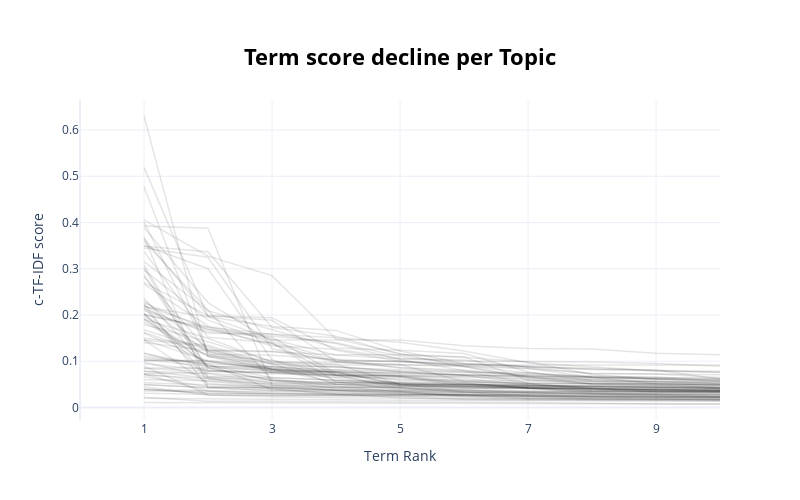

The notebook cell saved with this chart:
### Code cell
model.visualize_term_rank()

### Figure 1 — Plotly figure (JSON) as saved in the notebook; plotly's stock layout.template omitted (floating-point values rounded to 4 significant figures)
{"data": [{"hovertext": "<b>Topic -1</b>:science_data_for_intellence_is_art", "line": {"color": "black", "width": 1.5}, "mode": "lines+lines", "name": "", "opacity": 0.1, "type": "scatter", "x": [1, 2, 3, 4, 5, 6, 7, 8, 9, 10], "y": [0.0106, 0.01006, 0.009423, 0.009315, 0.0091, 0.008876, 0.00862, 0.007984, 0.007819, 0.007403]}, {"hovertext": "<b>Topic 0</b>:quantum_it_unrstandi_technologiquan", "line": {"color": "black", "width": 1.5}, "mode": "lines+lines", "name": "", "opacity": 0.1, "type": "scatter", "x": [1, 2, 3, 4, 5, 6, 7, 8, 9, 10], "y": [0.02192, 0.01333, 0.01327, 0.01208, 0.01153, 0.011, 0.01086, 0.008715, 0.007579, 0.007545]}, {"hovertext": "<b>Topic 1</b>:guru_la_sia_mete_ore_amo_di_sg_or_m", "line": {"color": "black", "width": 1.5}, "mode": "lines+lines", "name": "", "opacity": 0.1, "type": "scatter", "x": [1, 2, 3, 4, 5, 6, 7, 8, 9, 10], "y": [0.07392, 0.07333, 0.05292, 0.04953, 0.0493, 0.04907, 0.04519, 0.04494, 0.04277, 0.04063]}, {"hovertext": "<b>Topic 2</b>:data_science_analytics_publicatuary", "line": {"color": "black", "width": 1.5}, "mode": "lines+lines", "name": "", "opacity": 0.1, "type": "scatter", "x": [1, 2, 3, 4, 5, 6, 7, 8, 9, 10], "y": [0.146, 0.05184, 0.04074, 0.02814, 0.02716, 0.0256, 0.02531, 0.02221, 0.02063, 0.01981]}, {"hovertext": "<b>Topic 3</b>:mister_rei_for_furtr_to_tqm_is_chur", "line": {"color": "black", "width": 1.5}, "mode": "lines+lines", "name": "", "opacity": 0.1, "type": "scatter", "x": [1, 2, 3, 4, 5, 6, 7, 8, 9, 10], "y": [0.03869, 0.03656, 0.031, 0.02838, 0.02821, 0.02711, 0.02651, 0.02634, 0.02569, 0.02434]}, {"hovertext": "<b>Topic 4</b>:lea_proof_by_cp_suppose_zd_since_uk", "line": {"color": "black", "width": 1.5}, "mode": "lines+lines", "name": "", "opacity": 0.1, "type": "scatter", "x": [1, 2, 3, 4, 5, 6, 7, 8, 9, 10], "y": [0.2367, 0.0861, 0.05778, 0.05451, 0.05101, 0.04247, 0.04143, 0.03469, 0.03382, 0.03348]}, {"hovertext": "<b>Topic 5</b>:nce_articial_intellence_ag_for_xm_i", "line": {"color": "black", "width": 1.5}, "mode": "lines+lines", "name": "", "opacity": 0.1, "type": "scatter", "x": [1, 2, 3, 4, 5, 6, 7, 8, 9, 10], "y": [0.04892, 0.04384, 0.04302, 0.03692, 0.03569, 0.0339, 0.02445, 0.02372, 0.02195, 0.02132]}, {"hovertext": "<b>Topic 6</b>:trefore_tre_fam_for_reg_that_by_not", "line": {"color": "black", "width": 1.5}, "mode": "lines+lines", "name": "", "opacity": 0.1, "type": "scatter", "x": [1, 2, 3, 4, 5, 6, 7, 8, 9, 10], "y": [0.1106, 0.09379, 0.03827, 0.03176, 0.02815, 0.02773, 0.02729, 0.02437, 0.02297, 0.02265]}, {"hovertext": "<b>Topic 7</b>:citatns_opus_topic_uter_matmatics_s", "line": {"color": "black", "width": 1.5}, "mode": "lines+lines", "name": "", "opacity": 0.1, "type": "scatter", "x": [1, 2, 3, 4, 5, 6, 7, 8, 9, 10], "y": [0.07052, 0.06187, 0.05129, 0.0501, 0.04512, 0.04502, 0.043, 0.03575, 0.03527, 0.03479]}, {"hovertext": "<b>Topic 8</b>:security_oud_no_cyber_yno_secure_pr", "line": {"color": "black", "width": 1.5}, "mode": "lines+lines", "name": "", "opacity": 0.1, "type": "scatter", "x": [1, 2, 3, 4, 5, 6, 7, 8, 9, 10], "y": [0.0788, 0.06389, 0.048, 0.04591, 0.03439, 0.02279, 0.01895, 0.01732, 0.01731, 0.01653]}, {"hovertext": "<b>Topic 9</b>:uter_science_iteria_partment_ethics", "line": {"color": "black", "width": 1.5}, "mode": "lines+lines", "name": "", "opacity": 0.1, "type": "scatter", "x": [1, 2, 3, 4, 5, 6, 7, 8, 9, 10], "y": [0.0662, 0.04459, 0.04103, 0.03758, 0.03266, 0.02815, 0.02779, 0.02707, 0.0258, 0.02181]}, {"hovertext": "<b>Topic 10</b>:ys_wa_proc_ph_sci_rev_cm_li_ed_put", "line": {"color": "black", "width": 1.5}, "mode": "lines+lines", "name": "", "opacity": 0.1, "type": "scatter", "x": [1, 2, 3, 4, 5, 6, 7, 8, 9, 10], "y": [0.01996, 0.01831, 0.01787, 0.01653, 0.01549, 0.01489, 0.0142, 0.01413, 0.0141, 0.01397]}, {"hovertext": "<b>Topic 11</b>:torem_conjeure_ramsay_zp_ob_for_ro", "line": {"color": "black", "width": 1.5}, "mode": "lines+lines", "name": "", "opacity": 0.1, "type": "scatter", "x": [1, 2, 3, 4, 5, 6, 7, 8, 9, 10], "y": [0.2237, 0.04327, 0.03586, 0.03521, 0.03219, 0.03171, 0.02969, 0.02929, 0.02929, 0.02771]}, {"hovertext": "<b>Topic 12</b>:learni_machine_speive_teachi_ypto_", "line": {"color": "black", "width": 1.5}, "mode": "lines+lines", "name": "", "opacity": 0.1, "type": "scatter", "x": [1, 2, 3, 4, 5, 6, 7, 8, 9, 10], "y": [0.07176, 0.03509, 0.03485, 0.03113, 0.02992, 0.02684, 0.01925, 0.01911, 0.01888, 0.01638]}, {"hovertext": "<b>Topic 13</b>:coahow_coalab_worki_pa_no_kay_scie", "line": {"color": "black", "width": 1.5}, "mode": "lines+lines", "name": "", "opacity": 0.1, "type": "scatter", "x": [1, 2, 3, 4, 5, 6, 7, 8, 9, 10], "y": [0.1014, 0.1014, 0.08902, 0.07505, 0.04875, 0.04242, 0.04141, 0.03052, 0.02841, 0.02437]}, {"hovertext": "<b>Topic 14</b>:grd_las_linear_logic_gamlogic_gi_s", "line": {"color": "black", "width": 1.5}, "mode": "lines+lines", "name": "", "opacity": 0.1, "type": "scatter", "x": [1, 2, 3, 4, 5, 6, 7, 8, 9, 10], "y": [0.1068, 0.0947, 0.08766, 0.08081, 0.07158, 0.06935, 0.06836, 0.06532, 0.05137, 0.04878]}, {"hovertext": "<b>Topic 15</b>:ifamous_suppose_sitse_latex_dun_hu", "line": {"color": "black", "width": 1.5}, "mode": "lines+lines", "name": "", "opacity": 0.1, "type": "scatter", "x": [1, 2, 3, 4, 5, 6, 7, 8, 9, 10], "y": [0.2668, 0.1761, 0.1458, 0.1458, 0.1458, 0.1334, 0.1275, 0.1262, 0.117, 0.1138]}, {"hovertext": "<b>Topic 16</b>:tnal_giant_science_thinki_papa_mic", "line": {"color": "black", "width": 1.5}, "mode": "lines+lines", "name": "", "opacity": 0.1, "type": "scatter", "x": [1, 2, 3, 4, 5, 6, 7, 8, 9, 10], "y": [0.04496, 0.02618, 0.02326, 0.02086, 0.02011, 0.01918, 0.01911, 0.01809, 0.01668, 0.01597]}, {"hovertext": "<b>Topic 17</b>:logic_uter_matmatical_mler_algebra", "line": {"color": "black", "width": 1.5}, "mode": "lines+lines", "name": "", "opacity": 0.1, "type": "scatter", "x": [1, 2, 3, 4, 5, 6, 7, 8, 9, 10], "y": [0.08942, 0.02692, 0.02594, 0.02437, 0.02398, 0.0189, 0.01866, 0.01796, 0.01783, 0.01744]}, {"hovertext": "<b>Topic 18</b>:bob_alice_bell_had_mark_walsh_hm_h", "line": {"color": "black", "width": 1.5}, "mode": "lines+lines", "name": "", "opacity": 0.1, "type": "scatter", "x": [1, 2, 3, 4, 5, 6, 7, 8, 9, 10], "y": [0.3448, 0.3248, 0.1268, 0.09813, 0.09287, 0.05609, 0.04814, 0.04722, 0.04369, 0.04277]}, {"hovertext": "<b>Topic 19</b>:boo_halt_seq_fu_time_poly_to_const", "line": {"color": "black", "width": 1.5}, "mode": "lines+lines", "name": "", "opacity": 0.1, "type": "scatter", "x": [1, 2, 3, 4, 5, 6, 7, 8, 9, 10], "y": [0.3155, 0.2092, 0.1681, 0.1286, 0.1238, 0.1164, 0.07674, 0.05763, 0.05742, 0.05081]}, {"hovertext": "<b>Topic 20</b>:proposit_pi_is_iy_ix_propositis_be", "line": {"color": "black", "width": 1.5}, "mode": "lines+lines", "name": "", "opacity": 0.1, "type": "scatter", "x": [1, 2, 3, 4, 5, 6, 7, 8, 9, 10], "y": [0.2869, 0.08577, 0.0803, 0.06437, 0.04765, 0.04693, 0.04191, 0.04165, 0.03703, 0.03566]}, {"hovertext": "<b>Topic 21</b>:scar_ht_schoer_dfrac_berg_scartdiu", "line": {"color": "black", "width": 1.5}, "mode": "lines+lines", "name": "", "opacity": 0.1, "type": "scatter", "x": [1, 2, 3, 4, 5, 6, 7, 8, 9, 10], "y": [0.2029, 0.06207, 0.04361, 0.04331, 0.04215, 0.03744, 0.03122, 0.02927, 0.02808, 0.02716]}, {"hovertext": "<b>Topic 22</b>:gbert_tx_tenth_catc_bert_suppose_m", "line": {"color": "black", "width": 1.5}, "mode": "lines+lines", "name": "", "opacity": 0.1, "type": "scatter", "x": [1, 2, 3, 4, 5, 6, 7, 8, 9, 10], "y": [0.3681, 0.04466, 0.04233, 0.03873, 0.0381, 0.0362, 0.03477, 0.03303, 0.03227, 0.03083]}, {"hovertext": "<b>Topic 23</b>:se_sele_fm_css_adic_equivalently_a", "line": {"color": "black", "width": 1.5}, "mode": "lines+lines", "name": "", "opacity": 0.1, "type": "scatter", "x": [1, 2, 3, 4, 5, 6, 7, 8, 9, 10], "y": [0.1029, 0.08918, 0.07862, 0.07618, 0.05023, 0.04883, 0.04573, 0.0445, 0.04164, 0.04102]}, {"hovertext": "<b>Topic 24</b>:wad_snor_ge_wagner_hirc_bore_and_r", "line": {"color": "black", "width": 1.5}, "mode": "lines+lines", "name": "", "opacity": 0.1, "type": "scatter", "x": [1, 2, 3, 4, 5, 6, 7, 8, 9, 10], "y": [0.2094, 0.1644, 0.1516, 0.0735, 0.0665, 0.05497, 0.05162, 0.04114, 0.03945, 0.03722]}, {"hovertext": "<b>Topic 25</b>:llo_greeti_kal_world_nina_transfor", "line": {"color": "black", "width": 1.5}, "mode": "lines+lines", "name": "", "opacity": 0.1, "type": "scatter", "x": [1, 2, 3, 4, 5, 6, 7, 8, 9, 10], "y": [0.2265, 0.1683, 0.1545, 0.14, 0.1106, 0.09441, 0.08859, 0.08244, 0.08092, 0.06112]}, {"hovertext": "<b>Topic 26</b>:iham_educator_science_khaki_pt_ed_", "line": {"color": "black", "width": 1.5}, "mode": "lines+lines", "name": "", "opacity": 0.1, "type": "scatter", "x": [1, 2, 3, 4, 5, 6, 7, 8, 9, 10], "y": [0.03576, 0.03518, 0.02806, 0.02638, 0.02443, 0.0225, 0.02045, 0.02012, 0.01895, 0.01882]}, {"hovertext": "<b>Topic 27</b>:alta_kirchner_isabelle_zelog_paleo", "line": {"color": "black", "width": 1.5}, "mode": "lines+lines", "name": "", "opacity": 0.1, "type": "scatter", "x": [1, 2, 3, 4, 5, 6, 7, 8, 9, 10], "y": [0.08402, 0.07829, 0.07486, 0.06964, 0.06805, 0.0658, 0.05999, 0.05052, 0.04856, 0.04855]}, {"hovertext": "<b>Topic 28</b>:hate_speedata_addressi_fortuna_zam", "line": {"color": "black", "width": 1.5}, "mode": "lines+lines", "name": "", "opacity": 0.1, "type": "scatter", "x": [1, 2, 3, 4, 5, 6, 7, 8, 9, 10], "y": [0.1897, 0.1117, 0.1023, 0.058, 0.04983, 0.04927, 0.04791, 0.04716, 0.04559, 0.04504]}, {"hovertext": "<b>Topic 29</b>:max_tribe_network_eldwork_trust_ep", "line": {"color": "black", "width": 1.5}, "mode": "lines+lines", "name": "", "opacity": 0.1, "type": "scatter", "x": [1, 2, 3, 4, 5, 6, 7, 8, 9, 10], "y": [0.1162, 0.09032, 0.08289, 0.0774, 0.07493, 0.07043, 0.06974, 0.06548, 0.06131, 0.05754]}, {"hovertext": "<b>Topic 30</b>:graph_cell_cour_neural_materials_n", "line": {"color": "black", "width": 1.5}, "mode": "lines+lines", "name": "", "opacity": 0.1, "type": "scatter", "x": [1, 2, 3, 4, 5, 6, 7, 8, 9, 10], "y": [0.05984, 0.05791, 0.04999, 0.04329, 0.04297, 0.03343, 0.03297, 0.02895, 0.02544, 0.02457]}, {"hovertext": "<b>Topic 31</b>:jj_ii_nk_jg_is_nj_ik_ris_and_ij", "line": {"color": "black", "width": 1.5}, "mode": "lines+lines", "name": "", "opacity": 0.1, "type": "scatter", "x": [1, 2, 3, 4, 5, 6, 7, 8, 9, 10], "y": [0.2703, 0.198, 0.1938, 0.1236, 0.1001, 0.09298, 0.08461, 0.06509, 0.06226, 0.05627]}, {"hovertext": "<b>Topic 32</b>:nest_mona_just_true_free_traci_con", "line": {"color": "black", "width": 1.5}, "mode": "lines+lines", "name": "", "opacity": 0.1, "type": "scatter", "x": [1, 2, 3, 4, 5, 6, 7, 8, 9, 10], "y": [0.3889, 0.2269, 0.1421, 0.1045, 0.09819, 0.0945, 0.08719, 0.08224, 0.07933, 0.07838]}, {"hovertext": "<b>Topic 33</b>:lz_ry_rz_cz_ez_ly_next_tis_olz_tre", "line": {"color": "black", "width": 1.5}, "mode": "lines+lines", "name": "", "opacity": 0.1, "type": "scatter", "x": [1, 2, 3, 4, 5, 6, 7, 8, 9, 10], "y": [0.4055, 0.3272, 0.2851, 0.1482, 0.1165, 0.08787, 0.06433, 0.05091, 0.04851, 0.04149]}, {"hovertext": "<b>Topic 34</b>:mass_college_counity_transfer_acam", "line": {"color": "black", "width": 1.5}, "mode": "lines+lines", "name": "", "opacity": 0.1, "type": "scatter", "x": [1, 2, 3, 4, 5, 6, 7, 8, 9, 10], "y": [0.09448, 0.08115, 0.07617, 0.07572, 0.07441, 0.07068, 0.0671, 0.05114, 0.04704, 0.04413]}, {"hovertext": "<b>Topic 35</b>:si_sier_ro_and_wagner_nally_tium_e", "line": {"color": "black", "width": 1.5}, "mode": "lines+lines", "name": "", "opacity": 0.1, "type": "scatter", "x": [1, 2, 3, 4, 5, 6, 7, 8, 9, 10], "y": [0.2971, 0.1889, 0.1389, 0.05534, 0.03828, 0.03604, 0.03444, 0.03444, 0.03444, 0.03444]}, {"hovertext": "<b>Topic 36</b>:online_intellence_learni_articial_", "line": {"color": "black", "width": 1.5}, "mode": "lines+lines", "name": "", "opacity": 0.1, "type": "scatter", "x": [1, 2, 3, 4, 5, 6, 7, 8, 9, 10], "y": [0.03878, 0.03132, 0.02993, 0.02923, 0.02092, 0.01733, 0.01617, 0.01469, 0.01424, 0.01383]}, {"hovertext": "<b>Topic 37</b>:obj_hunt_abstra_st_moli_go_abs_kau", "line": {"color": "black", "width": 1.5}, "mode": "lines+lines", "name": "", "opacity": 0.1, "type": "scatter", "x": [1, 2, 3, 4, 5, 6, 7, 8, 9, 10], "y": [0.1461, 0.1005, 0.08277, 0.07728, 0.06653, 0.04596, 0.04544, 0.03778, 0.03586, 0.03355]}, {"hovertext": "<b>Topic 38</b>:gj_record_oatnal_pennt_semantics_r", "line": {"color": "black", "width": 1.5}, "mode": "lines+lines", "name": "", "opacity": 0.1, "type": "scatter", "x": [1, 2, 3, 4, 5, 6, 7, 8, 9, 10], "y": [0.6304, 0.1094, 0.09423, 0.08643, 0.08146, 0.07615, 0.07155, 0.0679, 0.06396, 0.06218]}, {"hovertext": "<b>Topic 39</b>:hub_symbolic_tsoftware_software_re", "line": {"color": "black", "width": 1.5}, "mode": "lines+lines", "name": "", "opacity": 0.1, "type": "scatter", "x": [1, 2, 3, 4, 5, 6, 7, 8, 9, 10], "y": [0.3076, 0.07938, 0.07475, 0.06508, 0.06428, 0.05289, 0.04143, 0.03509, 0.03476, 0.03403]}, {"hovertext": "<b>Topic 40</b>:sub_mod_ns_star_cosub_comod_subst_", "line": {"color": "black", "width": 1.5}, "mode": "lines+lines", "name": "", "opacity": 0.1, "type": "scatter", "x": [1, 2, 3, 4, 5, 6, 7, 8, 9, 10], "y": [0.3487, 0.3369, 0.1729, 0.1542, 0.1147, 0.1093, 0.05855, 0.05741, 0.05437, 0.04639]}, {"hovertext": "<b>Topic 41</b>:statistics_data_science_journal_co", "line": {"color": "black", "width": 1.5}, "mode": "lines+lines", "name": "", "opacity": 0.1, "type": "scatter", "x": [1, 2, 3, 4, 5, 6, 7, 8, 9, 10], "y": [0.09815, 0.06513, 0.05888, 0.04106, 0.03592, 0.0299, 0.02749, 0.02357, 0.02353, 0.023]}, {"hovertext": "<b>Topic 42</b>:stunts_color_narrative_goals_tutor", "line": {"color": "black", "width": 1.5}, "mode": "lines+lines", "name": "", "opacity": 0.1, "type": "scatter", "x": [1, 2, 3, 4, 5, 6, 7, 8, 9, 10], "y": [0.2827, 0.122, 0.08187, 0.06853, 0.06711, 0.05805, 0.05128, 0.03979, 0.03939, 0.03851]}, {"hovertext": "<b>Topic 43</b>:numbers_ins_tre_ibut_arithmetic_by", "line": {"color": "black", "width": 1.5}, "mode": "lines+lines", "name": "", "opacity": 0.1, "type": "scatter", "x": [1, 2, 3, 4, 5, 6, 7, 8, 9, 10], "y": [0.07824, 0.07425, 0.06199, 0.04589, 0.04547, 0.04232, 0.04218, 0.03913, 0.03344, 0.03259]}, {"hovertext": "<b>Topic 44</b>:conference_journal_sapplicatsmall_", "line": {"color": "black", "width": 1.5}, "mode": "lines+lines", "name": "", "opacity": 0.1, "type": "scatter", "x": [1, 2, 3, 4, 5, 6, 7, 8, 9, 10], "y": [0.03063, 0.02816, 0.02577, 0.02577, 0.02577, 0.02571, 0.02382, 0.01831, 0.01693, 0.01663]}, {"hovertext": "<b>Topic 45</b>:rule_iat_calculus_step_or_case_his", "line": {"color": "black", "width": 1.5}, "mode": "lines+lines", "name": "", "opacity": 0.1, "type": "scatter", "x": [1, 2, 3, 4, 5, 6, 7, 8, 9, 10], "y": [0.3661, 0.1981, 0.1885, 0.1003, 0.09976, 0.0891, 0.08345, 0.07372, 0.07237, 0.06477]}, {"hovertext": "<b>Topic 46</b>:fs_torem_is_mis_proof_fx_nnk_mnt_m", "line": {"color": "black", "width": 1.5}, "mode": "lines+lines", "name": "", "opacity": 0.1, "type": "scatter", "x": [1, 2, 3, 4, 5, 6, 7, 8, 9, 10], "y": [0.1792, 0.1422, 0.09944, 0.0936, 0.05017, 0.03468, 0.03281, 0.03147, 0.03144, 0.03135]}, {"hovertext": "<b>Topic 47</b>:rank_page_authorship_largest_uster", "line": {"color": "black", "width": 1.5}, "mode": "lines+lines", "name": "", "opacity": 0.1, "type": "scatter", "x": [1, 2, 3, 4, 5, 6, 7, 8, 9, 10], "y": [0.2303, 0.1281, 0.08272, 0.07121, 0.0693, 0.06738, 0.06227, 0.06112, 0.0568, 0.05086]}, {"hovertext": "<b>Topic 48</b>:iit_rant_ps_cons_ns_try_marked_emp", "line": {"color": "black", "width": 1.5}, "mode": "lines+lines", "name": "", "opacity": 0.1, "type": "scatter", "x": [1, 2, 3, 4, 5, 6, 7, 8, 9, 10], "y": [0.2002, 0.1737, 0.1335, 0.1257, 0.1057, 0.1026, 0.08677, 0.07289, 0.07231, 0.07076]}, {"hovertext": "<b>Topic 49</b>:gs_lens_table_ttable_watchi_velopi", "line": {"color": "black", "width": 1.5}, "mode": "lines+lines", "name": "", "opacity": 0.1, "type": "scatter", "x": [1, 2, 3, 4, 5, 6, 7, 8, 9, 10], "y": [0.1183, 0.07905, 0.07263, 0.07008, 0.04068, 0.03771, 0.03579, 0.03523, 0.03406, 0.03371]}, {"hovertext": "<b>Topic 50</b>:trefore_proposit_fa_consir_proof_b", "line": {"color": "black", "width": 1.5}, "mode": "lines+lines", "name": "", "opacity": 0.1, "type": "scatter", "x": [1, 2, 3, 4, 5, 6, 7, 8, 9, 10], "y": [0.2173, 0.1959, 0.1753, 0.1666, 0.1219, 0.0951, 0.0887, 0.08497, 0.08102, 0.07582]}, {"hovertext": "<b>Topic 51</b>:rm_valence_uni_is_sets_axm_ku_vec_", "line": {"color": "black", "width": 1.5}, "mode": "lines+lines", "name": "", "opacity": 0.1, "type": "scatter", "x": [1, 2, 3, 4, 5, 6, 7, 8, 9, 10], "y": [0.1624, 0.1134, 0.0819, 0.05446, 0.05353, 0.05134, 0.0472, 0.04481, 0.04433, 0.04246]}, {"hovertext": "<b>Topic 52</b>:calornia_supplement_icalornia_page", "line": {"color": "black", "width": 1.5}, "mode": "lines+lines", "name": "", "opacity": 0.1, "type": "scatter", "x": [1, 2, 3, 4, 5, 6, 7, 8, 9, 10], "y": [0.3016, 0.0675, 0.0649, 0.05885, 0.05555, 0.05281, 0.04262, 0.04137, 0.03753, 0.03659]}, {"hovertext": "<b>Topic 53</b>:opponent_player_play_iplayer_to_an", "line": {"color": "black", "width": 1.5}, "mode": "lines+lines", "name": "", "opacity": 0.1, "type": "scatter", "x": [1, 2, 3, 4, 5, 6, 7, 8, 9, 10], "y": [0.3925, 0.3875, 0.04733, 0.0376, 0.03527, 0.0326, 0.03027, 0.0287, 0.02857, 0.0284]}, {"hovertext": "<b>Topic 54</b>:proceedis_conference_internatnal_t", "line": {"color": "black", "width": 1.5}, "mode": "lines+lines", "name": "", "opacity": 0.1, "type": "scatter", "x": [1, 2, 3, 4, 5, 6, 7, 8, 9, 10], "y": [0.07212, 0.05652, 0.04341, 0.03705, 0.03375, 0.02551, 0.02284, 0.0222, 0.02117, 0.02075]}, {"hovertext": "<b>Topic 55</b>:ck_dk_ha_xx_cker_nce_bk_iivg_ivg_a", "line": {"color": "black", "width": 1.5}, "mode": "lines+lines", "name": "", "opacity": 0.1, "type": "scatter", "x": [1, 2, 3, 4, 5, 6, 7, 8, 9, 10], "y": [0.3598, 0.2105, 0.05856, 0.05276, 0.05157, 0.04907, 0.04857, 0.04084, 0.0345, 0.03412]}, {"hovertext": "<b>Topic 56</b>:dijkstra_edge_idijkstra_prograi_hi", "line": {"color": "black", "width": 1.5}, "mode": "lines+lines", "name": "", "opacity": 0.1, "type": "scatter", "x": [1, 2, 3, 4, 5, 6, 7, 8, 9, 10], "y": [0.4012, 0.1207, 0.0948, 0.04956, 0.04221, 0.03235, 0.03217, 0.03003, 0.02865, 0.02739]}, {"hovertext": "<b>Topic 57</b>:rib_waters_dist_assist_xf_xi_yj_vt", "line": {"color": "black", "width": 1.5}, "mode": "lines+lines", "name": "", "opacity": 0.1, "type": "scatter", "x": [1, 2, 3, 4, 5, 6, 7, 8, 9, 10], "y": [0.1908, 0.1496, 0.09825, 0.09711, 0.09204, 0.08854, 0.06616, 0.06616, 0.06599, 0.05637]}, {"hovertext": "<b>Topic 58</b>:worksets_spec_from_tse_for_researt", "line": {"color": "black", "width": 1.5}, "mode": "lines+lines", "name": "", "opacity": 0.1, "type": "scatter", "x": [1, 2, 3, 4, 5, 6, 7, 8, 9, 10], "y": [0.08549, 0.08504, 0.05905, 0.04989, 0.04783, 0.04589, 0.04207, 0.04066, 0.03988, 0.0378]}, {"hovertext": "<b>Topic 59</b>:ose_abel_moved_ard_pre_eaat_set_pu", "line": {"color": "black", "width": 1.5}, "mode": "lines+lines", "name": "", "opacity": 0.1, "type": "scatter", "x": [1, 2, 3, 4, 5, 6, 7, 8, 9, 10], "y": [0.1843, 0.1108, 0.07684, 0.06919, 0.06901, 0.06281, 0.04879, 0.04482, 0.04377, 0.04023]}, {"hovertext": "<b>Topic 60</b>:bribery_choice_social_ppib_pia_sht", "line": {"color": "black", "width": 1.5}, "mode": "lines+lines", "name": "", "opacity": 0.1, "type": "scatter", "x": [1, 2, 3, 4, 5, 6, 7, 8, 9, 10], "y": [0.1925, 0.09142, 0.06418, 0.05863, 0.05338, 0.04458, 0.04458, 0.0445, 0.0427, 0.04195]}, {"hovertext": "<b>Topic 61</b>:spec_usi_bf_cd_td_from_error_tiusi", "line": {"color": "black", "width": 1.5}, "mode": "lines+lines", "name": "", "opacity": 0.1, "type": "scatter", "x": [1, 2, 3, 4, 5, 6, 7, 8, 9, 10], "y": [0.5192, 0.1963, 0.1474, 0.1131, 0.1052, 0.1004, 0.09959, 0.09815, 0.09478, 0.08885]}, {"hovertext": "<b>Topic 62</b>:ms_mat_sci_materials_ready_ief_hle", "line": {"color": "black", "width": 1.5}, "mode": "lines+lines", "name": "", "opacity": 0.1, "type": "scatter", "x": [1, 2, 3, 4, 5, 6, 7, 8, 9, 10], "y": [0.337, 0.1519, 0.1399, 0.06914, 0.04629, 0.04536, 0.04318, 0.04051, 0.03886, 0.03737]}, {"hovertext": "<b>Topic 63</b>:ae_science_reduce_grid_oud_sci_lim", "line": {"color": "black", "width": 1.5}, "mode": "lines+lines", "name": "", "opacity": 0.1, "type": "scatter", "x": [1, 2, 3, 4, 5, 6, 7, 8, 9, 10], "y": [0.1026, 0.09971, 0.08084, 0.07853, 0.06834, 0.04979, 0.04273, 0.04173, 0.03951, 0.03684]}, {"hovertext": "<b>Topic 64</b>:verlag_leure_uz_notuter_felipe_log", "line": {"color": "black", "width": 1.5}, "mode": "lines+lines", "name": "", "opacity": 0.1, "type": "scatter", "x": [1, 2, 3, 4, 5, 6, 7, 8, 9, 10], "y": [0.03963, 0.03018, 0.03012, 0.02794, 0.02769, 0.02701, 0.0257, 0.02216, 0.0219, 0.02123]}, {"hovertext": "<b>Topic 65</b>:launpi_whi_ratr_eaathat_aristoteli", "line": {"color": "black", "width": 1.5}, "mode": "lines+lines", "name": "", "opacity": 0.1, "type": "scatter", "x": [1, 2, 3, 4, 5, 6, 7, 8, 9, 10], "y": [0.1679, 0.1242, 0.09674, 0.09172, 0.09172, 0.09172, 0.09172, 0.09172, 0.09172, 0.09172]}, {"hovertext": "<b>Topic 66</b>:oxford_ec_marginiei_sc_additnally_", "line": {"color": "black", "width": 1.5}, "mode": "lines+lines", "name": "", "opacity": 0.1, "type": "scatter", "x": [1, 2, 3, 4, 5, 6, 7, 8, 9, 10], "y": [0.4775, 0.1149, 0.1126, 0.1039, 0.08527, 0.07813, 0.05279, 0.05279, 0.05184, 0.0479]}, {"hovertext": "<b>Topic 67</b>:gibbs_cd_corre_solutco_ni_ready_di", "line": {"color": "black", "width": 1.5}, "mode": "lines+lines", "name": "", "opacity": 0.1, "type": "scatter", "x": [1, 2, 3, 4, 5, 6, 7, 8, 9, 10], "y": [0.2196, 0.1737, 0.1582, 0.1508, 0.1409, 0.1218, 0.09687, 0.08849, 0.07863, 0.07566]}, {"hovertext": "<b>Topic 68</b>:howard_curry_px_cisabelle_isomorph", "line": {"color": "black", "width": 1.5}, "mode": "lines+lines", "name": "", "opacity": 0.1, "type": "scatter", "x": [1, 2, 3, 4, 5, 6, 7, 8, 9, 10], "y": [0.3501, 0.3, 0.1027, 0.07084, 0.05938, 0.05639, 0.05224, 0.05095, 0.05095, 0.04241]}, {"hovertext": "<b>Topic 69</b>:gene_keere_iformat_dutt_levy_netrl", "line": {"color": "black", "width": 1.5}, "mode": "lines+lines", "name": "", "opacity": 0.1, "type": "scatter", "x": [1, 2, 3, 4, 5, 6, 7, 8, 9, 10], "y": [0.1975, 0.1242, 0.1213, 0.1015, 0.1002, 0.09, 0.07451, 0.06518, 0.06164, 0.05935]}, {"hovertext": "<b>Topic 70</b>:bm_bp_interses_uned_triaular_cgi_b", "line": {"color": "black", "width": 1.5}, "mode": "lines+lines", "name": "", "opacity": 0.1, "type": "scatter", "x": [1, 2, 3, 4, 5, 6, 7, 8, 9, 10], "y": [0.1457, 0.1318, 0.08537, 0.08074, 0.07746, 0.06955, 0.06499, 0.06031, 0.0549, 0.05319]}, {"hovertext": "<b>Topic 71</b>:zealand_flag_new_llitonew_adoyle_a", "line": {"color": "black", "width": 1.5}, "mode": "lines+lines", "name": "", "opacity": 0.1, "type": "scatter", "x": [1, 2, 3, 4, 5, 6, 7, 8, 9, 10], "y": [0.2224, 0.1177, 0.07796, 0.07745, 0.05025, 0.04929, 0.04767, 0.04767, 0.04523, 0.04204]}, {"hovertext": "<b>Topic 72</b>:tory_dodgsore_condorcet_lexity_int", "line": {"color": "black", "width": 1.5}, "mode": "lines+lines", "name": "", "opacity": 0.1, "type": "scatter", "x": [1, 2, 3, 4, 5, 6, 7, 8, 9, 10], "y": [0.2015, 0.1684, 0.137, 0.09929, 0.08655, 0.08042, 0.06925, 0.06224, 0.06196, 0.05971]}, {"hovertext": "<b>Topic 73</b>:societal_inference_ethical_oatnal_", "line": {"color": "black", "width": 1.5}, "mode": "lines+lines", "name": "", "opacity": 0.1, "type": "scatter", "x": [1, 2, 3, 4, 5, 6, 7, 8, 9, 10], "y": [0.1405, 0.1225, 0.1206, 0.1142, 0.114, 0.1086, 0.09836, 0.07106, 0.06082, 0.05262]}, {"hovertext": "<b>Topic 74</b>:slli_lat_politics_wolfram_islli_sh", "line": {"color": "black", "width": 1.5}, "mode": "lines+lines", "name": "", "opacity": 0.1, "type": "scatter", "x": [1, 2, 3, 4, 5, 6, 7, 8, 9, 10], "y": [0.2155, 0.06579, 0.05435, 0.05374, 0.05339, 0.05116, 0.0427, 0.03763, 0.03763, 0.03559]}, {"hovertext": "<b>Topic 75</b>:equatns_dferential_ordinary_reast_", "line": {"color": "black", "width": 1.5}, "mode": "lines+lines", "name": "", "opacity": 0.1, "type": "scatter", "x": [1, 2, 3, 4, 5, 6, 7, 8, 9, 10], "y": [0.1606, 0.09833, 0.08419, 0.07057, 0.06055, 0.05832, 0.05728, 0.05634, 0.0507, 0.0507]}, {"hovertext": "<b>Topic 76</b>:gateway_eye_tal_atom_pizza_toolkit", "line": {"color": "black", "width": 1.5}, "mode": "lines+lines", "name": "", "opacity": 0.1, "type": "scatter", "x": [1, 2, 3, 4, 5, 6, 7, 8, 9, 10], "y": [0.2135, 0.1602, 0.1589, 0.1382, 0.1037, 0.07992, 0.06682, 0.05616, 0.05533, 0.05533]}, {"hovertext": "<b>Topic 77</b>:matmatics_hall_york_logic_iproceed", "line": {"color": "black", "width": 1.5}, "mode": "lines+lines", "name": "", "opacity": 0.1, "type": "scatter", "x": [1, 2, 3, 4, 5, 6, 7, 8, 9, 10], "y": [0.04966, 0.04195, 0.03792, 0.03597, 0.0299, 0.02725, 0.02399, 0.02371, 0.02364, 0.02284]}, {"hovertext": "<b>Topic 78</b>:psics_energy_coalab_coahow_fluid_d", "line": {"color": "black", "width": 1.5}, "mode": "lines+lines", "name": "", "opacity": 0.1, "type": "scatter", "x": [1, 2, 3, 4, 5, 6, 7, 8, 9, 10], "y": [0.203, 0.08852, 0.08807, 0.08807, 0.07821, 0.07549, 0.07509, 0.06511, 0.06497, 0.0633]}, {"hovertext": "<b>Topic 79</b>:ot_regardi_muso_saturattechnique_v", "line": {"color": "black", "width": 1.5}, "mode": "lines+lines", "name": "", "opacity": 0.1, "type": "scatter", "x": [1, 2, 3, 4, 5, 6, 7, 8, 9, 10], "y": [0.05353, 0.04901, 0.04625, 0.04374, 0.04371, 0.04058, 0.04025, 0.03857, 0.03735, 0.03695]}, {"hovertext": "<b>Topic 80</b>:te_hf_ref_tse_roadrunner_lipack_ma", "line": {"color": "black", "width": 1.5}, "mode": "lines+lines", "name": "", "opacity": 0.1, "type": "scatter", "x": [1, 2, 3, 4, 5, 6, 7, 8, 9, 10], "y": [0.1496, 0.1345, 0.09304, 0.08827, 0.07661, 0.06951, 0.05225, 0.05183, 0.05119, 0.04892]}], "layout": {"height": 500, "hoverlabel": {"bgcolor": "white", "font": {"family": "Rockwell", "size": 16}}, "showlegend": false, "title": {"font": {"color": "Black", "size": 22}, "text": "<b>Term score decline per Topic</b>", "x": 0.5, "xanchor": "center", "y": 0.9, "yanchor": "top"}, "width": 800, "xaxis": {"dtick": 2, "range": [0, 10], "tick0": 1, "title": {"text": "Term Rank"}}, "yaxis": {"title": {"text": "c-TF-IDF score"}}}}
